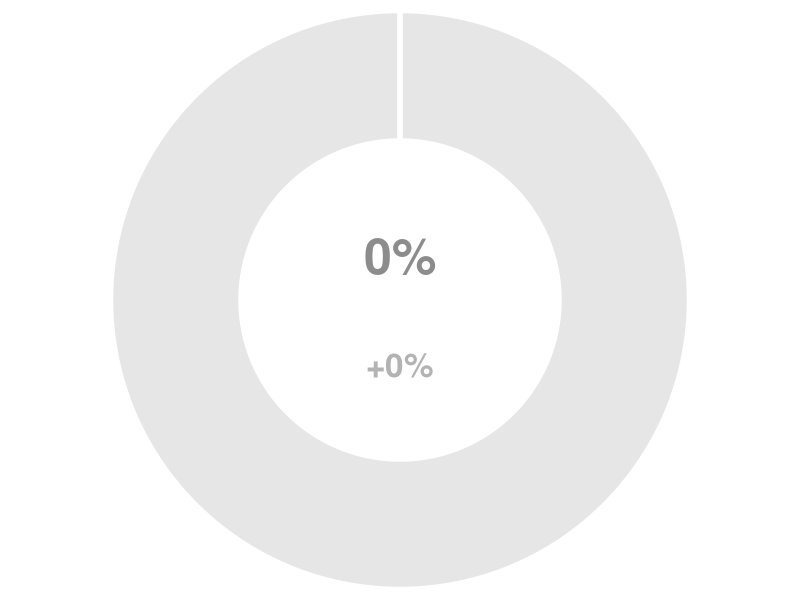
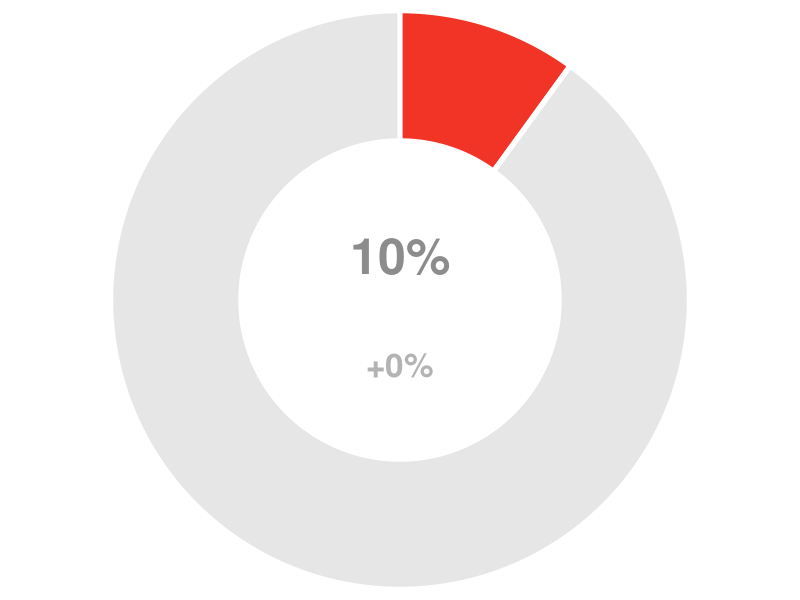
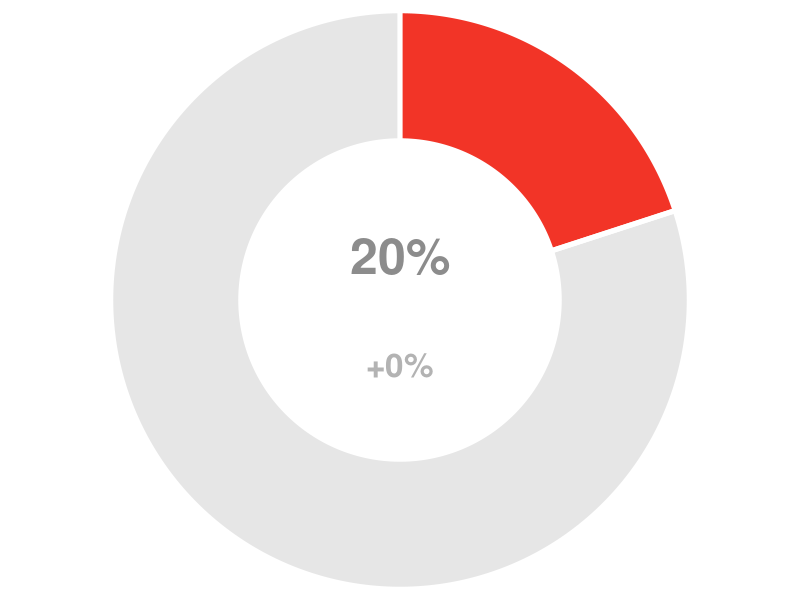
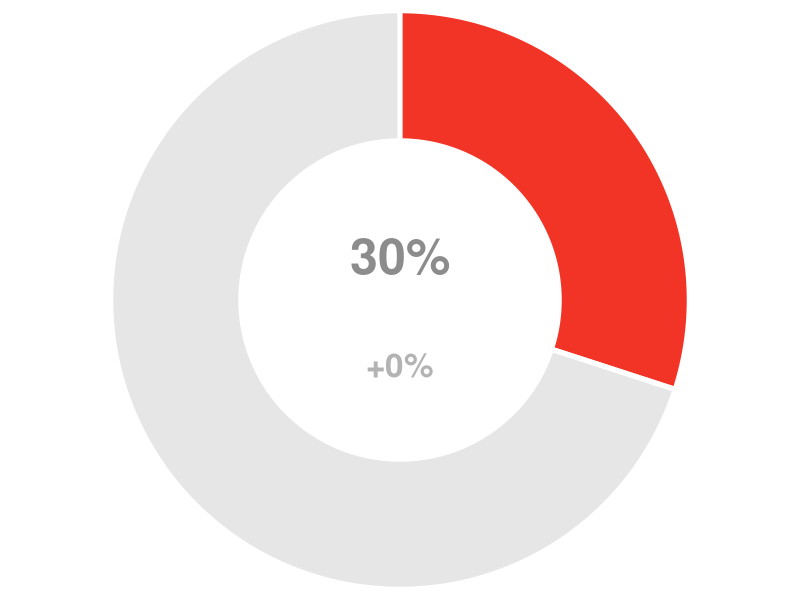
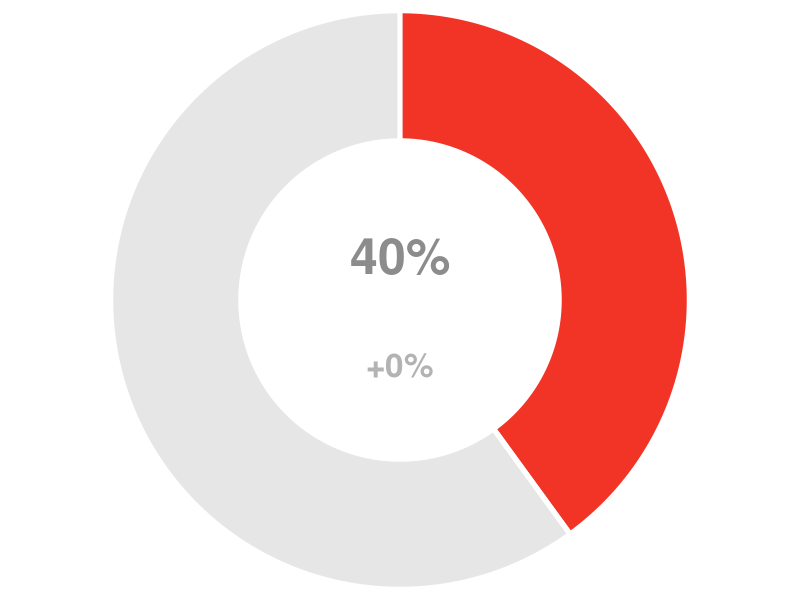
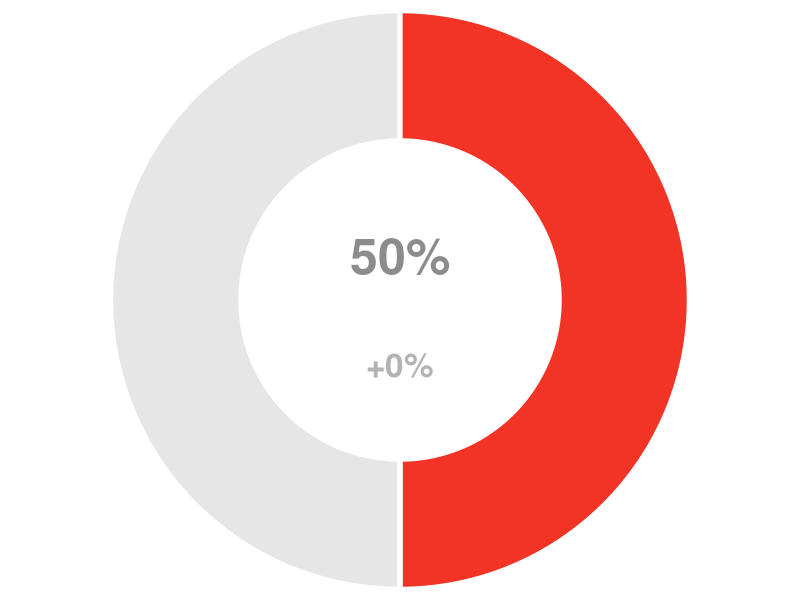
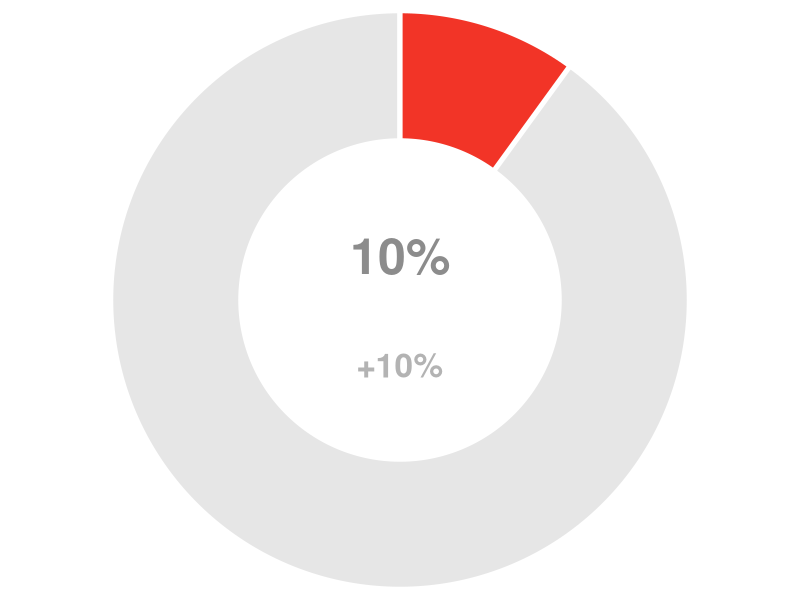
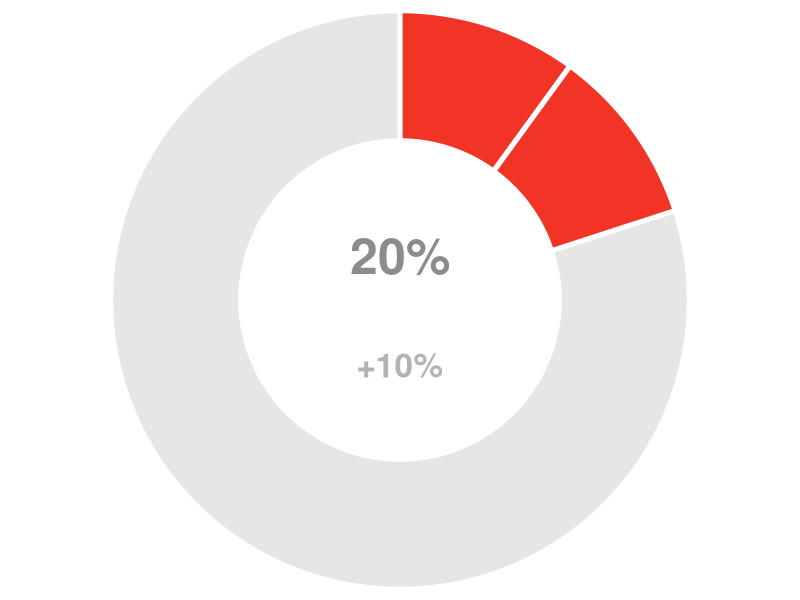

The R source for these figures, in order: (Note: this script raises an error after producing the figures.)
# create doughnut plots for seagrass management levels
# uses the 'circlize' package

# function to generate the doughnut plot
# agruments:
# prop.1: status-quo proportion (as a %)
# prop.2: increase proportion due to management option (as a %)
# col.1: colour to represent status-quo proportion
# col.2: colour to represent management proportion
doughnut <- function(prop.1, prop.2, col.1, col.2){
  require(circlize)
  par(mar = c(0, 0, 0, 0), bg = rgb(1, 1, 1, 0))
  plot(c(-0.96, 0.96), c(-0.96, 0.96), type = "n", axes = FALSE, ann = FALSE, 
       asp = 1)
  draw.sector(0, 360, rou1 = 1, rou2 = , clock.wise = TRUE, 
              col = rgb(1, 1, 1, 0.85), lwd = 5, border = rgb(1, 1, 1, 0.85))
  draw.sector(0, 360, rou1 = 1, rou2 = 0.55, clock.wise = TRUE, col = grey(0.9),
              lwd = 5, border = "white")
  draw.sector(90, 90 - (prop.1 * 3.6), rou1 = 1, rou2 = 0.55, clock.wise = TRUE,
              col = col.1, lwd = 5, border = "white")
  draw.sector(90 - (prop.1 * 3.6), 90 - ((prop.1 + prop.2) * 3.6), rou1 = 1, 
              rou2 = 0.55, clock.wise = TRUE, col = col.2, lwd = 5, 
              border = "white")
  text(0, 0.15, paste0(prop.1 + prop.2, "%"), cex = 3, col = grey(0.55), 
       font = 2)
  text(0, -0.225, paste0("+", prop.2, "%"), cex = 2, col = grey(0.7), font = 2)
}

# function to generate the status-quo doughnut plot
# agruments:
# prop.1: status-quo proportion (as a %)
# col.1: colour to represent status-quo proportion
doughnut.sq <- function(prop.1, col.1){
  require(circlize)
  par(mar = c(0, 0, 0, 0), bg = rgb(1, 1, 1, 0))
  plot(c(-0.96, 0.96), c(-0.96, 0.96), type = "n", axes = FALSE, ann = FALSE, 
       asp = 1)
  draw.sector(0, 360, rou1 = 1, rou2 = , clock.wise = TRUE, 
              col = rgb(1, 1, 1, 0.85), lwd = 5, border = rgb(1, 1, 1, 0.85))
  draw.sector(0, 360, rou1 = 1, rou2 = 0.55, clock.wise = TRUE, col = grey(0.9),
              lwd = 5, border = "white")
  draw.sector(90, 90 - (prop.1 * 3.6), rou1 = 1, rou2 = 0.55, clock.wise = TRUE,
              col = col.1, lwd = 5, border = "white")
  text(0, 0.15, paste0(prop.1, "%"), cex = 3, col = grey(0.55), 
       font = 2)
}



# function to save the plot to a svg file 
# note: stored in folder 'img' and takes the name from the levels
doughnut.svg <- function(prop.1, prop.2, col.1, col.2){
  require(stringr)
  svg(paste0("img/level-", str_pad(prop.1, 3, pad = "0"), "-",
             str_pad(prop.2, 3, pad = "0"), ".svg"), 
      width = 2, height = 2, bg = "transparent")
  doughnut(prop.1, prop.2, col.1, col.2)
  dev.off()   
}

# function to save the plot to a png file 
# note: stored in folder 'img' and takes the name from the levels
doughnut.png <- function(prop.1, prop.2, col.1, col.2){
  svg(paste0("img/level-", str_pad(prop.1, 3, pad = "0"), "-",
             str_pad(prop.2, 3, pad = "0"), ".png"), 
      width = 2, height = 2, bg = "transparent")
  doughnut(prop.1, prop.2, col.1, col.2)
  dev.off()   
}

# function to save the status-quo plot to a svg file 
# note: stored in folder 'img' and takes the name from the levels
doughnut.sq.svg <- function(prop.1, col.1){
  require(stringr)
  svg(paste0("img/level-", str_pad(prop.1, 3, pad = "0"), ".svg"), 
      width = 2, height = 2, bg = "transparent")
  doughnut.sq(prop.1, col.1)
  dev.off()   
}

# function to save the status-quo  plot to a png file 
# note: stored in folder 'img' and takes the name from the levels
doughnut.sq.png <- function(prop.1, col.1){
  svg(paste0("img/level-", str_pad(prop.1, 3, pad = "0"), ".png"), 
      width = 2, height = 2, bg = "transparent")
  doughnut.sq(prop.1, col.1)
  dev.off()   
}


# colours for status-quo and management levels
col.1 <- "#f23427" 
col.2 <- "#f23427"

# set the range for status-quo and the maximum after management
min.sq <- 0 # as a %
max.sq <- 50 # as a %
max.after.policy <- 90 # as a %
# set the increment level
level.increment <- 10 # as a %

# generate the status-quo levels (based on constraints above)
sq.levs <- seq(ceiling(min.sq / level.increment) * level.increment,
               floor(max.sq / level.increment) * level.increment, 
               by = level.increment)
# generate the management levels (based on constraints above)
policy.levs <- seq(0,
                   floor(max.after.policy / level.increment) * level.increment, 
                   by = level.increment)

# generate the full list of (status-quo and management) level combinations
proportion_combns <- expand.grid(sq.levs, policy.levs)

# sum the combinations
proportion_combns$sum <- apply(proportion_combns, 1, sum)
# exclude combinations greater than maximum allowed (set above)
# drop the sum column
proportion_combns <- proportion_combns[proportion_combns$sum <= max.after.policy, -3]

# plot and save the doughnut plots 
for(i in 1:nrow(proportion_combns)){
  doughnut.svg(proportion_combns[i, 1], proportion_combns[i, 2], col.1, col.2)
  #  doughnut.png(proportion_combns[i, 1], proportion_combns[i, 2], col.1, col.2)
}

# plot and save the status-quo doughnut plots 
for(i in seq_along(sq.levs)){
  doughnut.sq.svg(sq.levs[i], col.1)
  # doughnut.sq.png(sq.levs[i], col.1)
}
